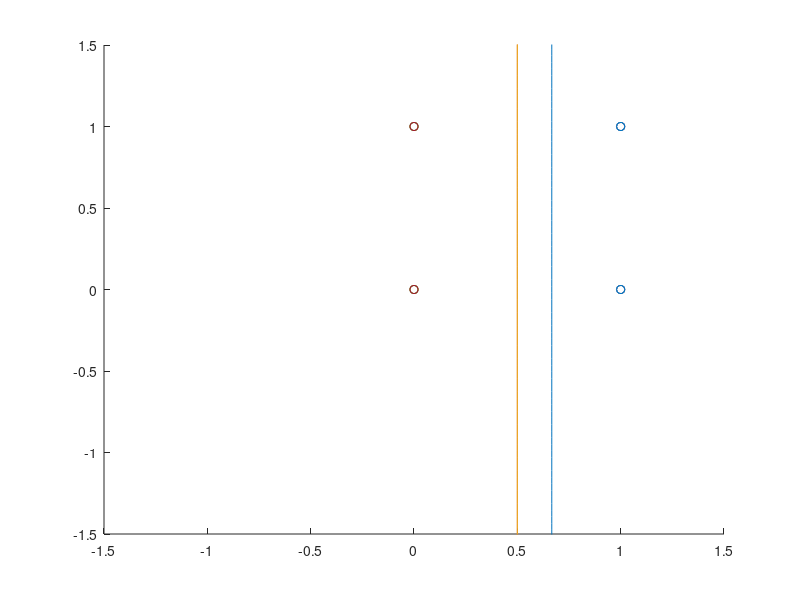

Here is the MATLAB script that generated this plot:
%% Homework 1
%
% EE 516 - Pattern Recognition
% Spring 2023
%
% Nathan Jaggers
%
% Description: See coresponding document <Can add description later>
%%
close all;
clear;
clc;

%% fixed-increment single-sample perception
%class one data points
class1 = [0 0; 0 1];

%class two data points
class2 = [1 1; 1 0];

%plot data points
hold on;
scatter(class1(1,:),class1(2,:),"bx");
scatter(class2(1,:),class2(2,:),"ro");
xlim([-0.5 1.5]);
ylim([-0.5 1.5]);
hold off;
%%
%create augmented matrix and initialize weight vector
Y = [1 class1(1,:); 1 class1(2,:); -1 -1*class2(1,:); -1 -1*class2(2,:)];
%weight vector should be a column vector with same amount of rows as the Y
%matrix has columns
a = zeros(size(Y,2),1);

%%
%single sample perceptron (maybe consider making this a function)
%until everything is correctly classified
not_tuned = true;
while (not_tuned)
    not_tuned = false;
    for k=1:size(Y,1) %rows in the Y matrix
        %run through all dot products and make sure they pass 
        %(pass = result is greater than zero)
        %if one didn't pass set status to true and update weights.
        y = Y(k,:);
        classification = y*a;
        if(classification <= 0)
            %update wights
            a = (a' + y)';
            %change exit status
            not_tuned = true;
        end

    end
end

%%
%recreate scatter plot
hold on;
scatter(class1(1,:),class1(2,:),"bx");
scatter(class2(1,:),class2(2,:),"ro");
xlim([-0.5 1.5]);
ylim([-0.5 1.5]);

%create boundry line and plot results
x2 = linspace(-2,2);
x1 = zeros(1,numel(x2)) + 2/3;
plot(x1,x2);
hold off;

%% Minimum Square Error
% want to find a from a = ((Y'Y)^-1)Y'*b

%initialize b to possitive numbers
b = ones(size(Y,1),1);

%get results for transpose, inverse and pseudo inverse
Yt = Y';
YtYinv=(Yt*Y)^-1;
Ypseudo=YtYinv*Yt;

a = Ypseudo*b;

%recreate scatter plot
hold on;
scatter(class1(1,:),class1(2,:),"bx");
scatter(class2(1,:),class2(2,:),"ro");
xlim([-1.5 1.5]);
ylim([-1.5 1.5]);

%create boundry line and plot results
x2 = linspace(-2,2);
x1 = zeros(1,numel(x2)) + 0.5;
plot(x1,x2);
hold off;

%%
a = zeros(size(Y,2),1);
b = ones(size(Y,1),1);
n = 1;

for k = 1: 1000
    e = Y*a - b;
    b = b + n*(e+abs(e));
    a = ((Y'*Y)^-1)*Y'*b;
    if(abs(e)<=0)
        break
    end
end

%recreate scatter plot
hold on;
scatter(class1(1,:),class1(2,:),"bx");
scatter(class2(1,:),class2(2,:),"ro");
xlim([-1.5 1.5]);
ylim([-1.5 1.5]);

%create boundry line and plot results
x2 = linspace(-2,2);
x1 = zeros(1,numel(x2)) + 0.5;
plot(x1,x2);
hold off;

